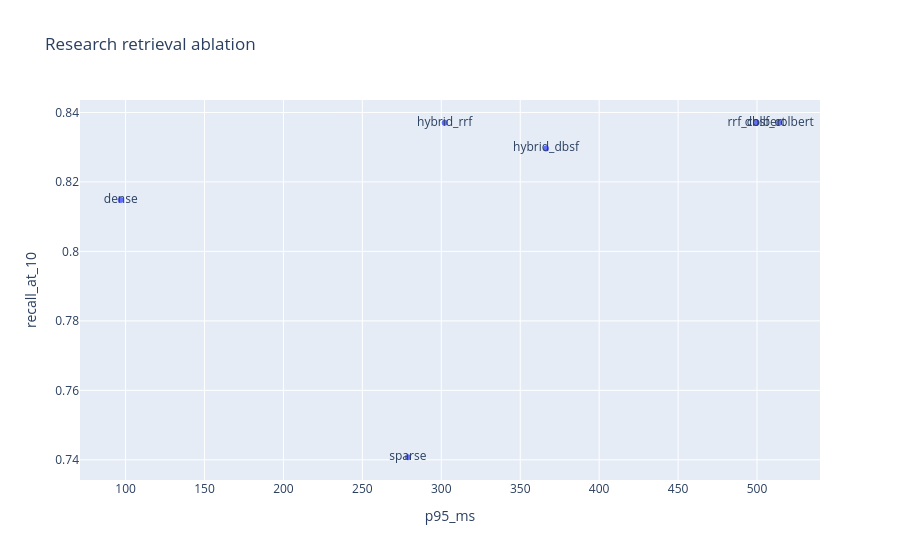

Notebook code cell kept with this figure:
### Markdown cell above
The retrieval ablation compares single-signal retrieval, two server-side fusion strategies, and both fusion strategies with ColBERT reranking. This makes the contribution of dense semantics, sparse lexical matching, fusion, and late interaction measurable on the same queries.

The primary course success criterion is Recall@10 ≥ 0.8. Configurations are ordered by Recall@10, MRR, P95 latency, and P50 latency; all quality values come from the same `ranx` evaluation.

### Code cell
retrieval_ablation_df = rank_configurations(retrieval_summary_df)
retrieval_ablation_df["meets_recall_target"] = retrieval_ablation_df["recall_at_10"] >= 0.80
remember_result("retrieval_ablation", retrieval_ablation_df)
display(retrieval_ablation_df)
px.scatter(
    retrieval_ablation_df,
    x="p95_ms",
    y="recall_at_10",
    text="pipeline",
    hover_data=["mrr", "p50_ms"],
    title="Research retrieval ablation",
).show()

### Figure 1 — Plotly figure (JSON) as saved in the notebook; plotly's stock layout.template omitted (floating-point values rounded to 4 significant figures)
{"data": [{"customdata": [[0.6617, 322.2], [0.6617, 364.6], [0.5966, 193.6], [0.6001, 193.2], [0.5991, 66.36], [0.5066, 126.6]], "hovertemplate": "p95_ms=%{x}<br>recall_at_10=%{y}<br>pipeline=%{text}<br>mrr=%{customdata[0]}<br>p50_ms=%{customdata[1]}<extra></extra>", "legendgroup": "", "marker": {"color": "#636efa", "symbol": "circle"}, "mode": "markers+text", "name": "", "orientation": "v", "showlegend": false, "text": ["rrf_colbert", "dbsf_colbert", "hybrid_rrf", "hybrid_dbsf", "dense", "sparse"], "type": "scatter", "x": [499.8, 514.1, 302.2, 366.3, 96.93, 278.8], "xaxis": "x", "y": [0.837, 0.837, 0.837, 0.8296, 0.8148, 0.7407], "yaxis": "y"}], "layout": {"legend": {"tracegroupgap": 0}, "title": {"text": "Research retrieval ablation"}, "xaxis": {"anchor": "y", "domain": [0, 1], "title": {"text": "p95_ms"}}, "yaxis": {"anchor": "x", "domain": [0, 1], "title": {"text": "recall_at_10"}}}}
